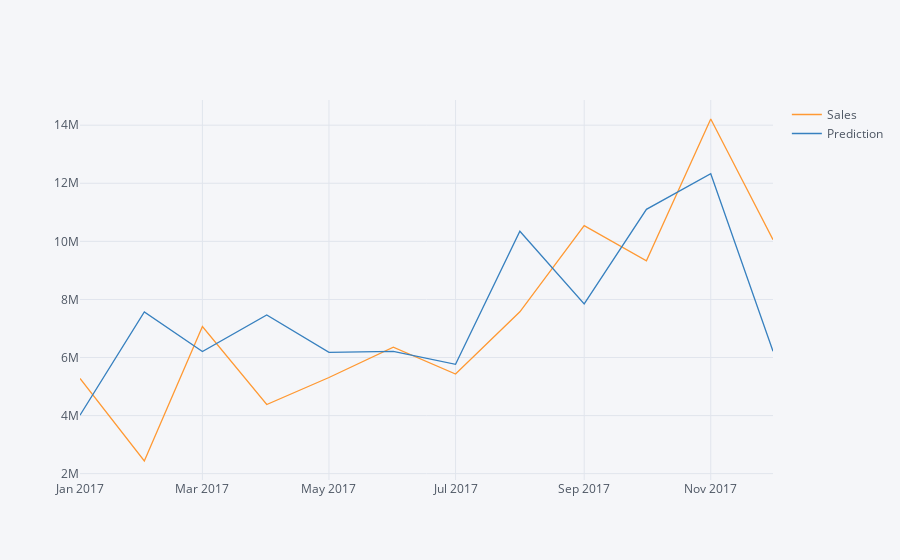

The code cell stored with this chart in its notebook:
### Code cell
len(test.index)
future_forecast = pd.DataFrame(future_forecast,index = test.index,columns =
                               ["Prediction"])
pd.concat([test,future_forecast],axis=1).iplot()

### Figure 1 — Plotly figure (JSON) as saved in the notebook; plotly's stock layout.template omitted (floating-point values rounded to 4 significant figures)
{"data": [{"line": {"color": "rgba(255, 153, 51, 1.0)", "dash": "solid", "shape": "linear", "width": 1.3}, "mode": "lines", "name": "Sales", "text": "", "type": "scatter", "x": ["2017-01-01", "2017-02-01", "2017-03-01", "2017-04-01", "2017-05-01", "2017-06-01", "2017-07-01", "2017-08-01", "2017-09-01", "2017-10-01", "2017-11-01", "2017-12-01"], "y": [5277000.0, 2436000.0, 7065000.0, 4383000.0, 5311000.0, 6358000.0, 5432000.0, 7575000.0, 10540000.0, 9333000.0, 14213739, 10060000.0]}, {"line": {"color": "rgba(55, 128, 191, 1.0)", "dash": "solid", "shape": "linear", "width": 1.3}, "mode": "lines", "name": "Prediction", "text": "", "type": "scatter", "x": ["2017-01-01", "2017-02-01", "2017-03-01", "2017-04-01", "2017-05-01", "2017-06-01", "2017-07-01", "2017-08-01", "2017-09-01", "2017-10-01", "2017-11-01", "2017-12-01"], "y": [4013000.0, 7567000.0, 6204000.0, 7467000.0, 6180000.0, 6214000.0, 5763000.0, 10350000.0, 7846000.0, 11100000.0, 12330000.0, 6218000.0]}], "layout": {"legend": {"bgcolor": "#F5F6F9", "font": {"color": "#4D5663"}}, "paper_bgcolor": "#F5F6F9", "plot_bgcolor": "#F5F6F9", "title": {"font": {"color": "#4D5663"}}, "xaxis": {"gridcolor": "#E1E5ED", "showgrid": true, "tickfont": {"color": "#4D5663"}, "title": {"font": {"color": "#4D5663"}, "text": ""}, "zerolinecolor": "#E1E5ED"}, "yaxis": {"gridcolor": "#E1E5ED", "showgrid": true, "tickfont": {"color": "#4D5663"}, "title": {"font": {"color": "#4D5663"}, "text": ""}, "zerolinecolor": "#E1E5ED"}}}
